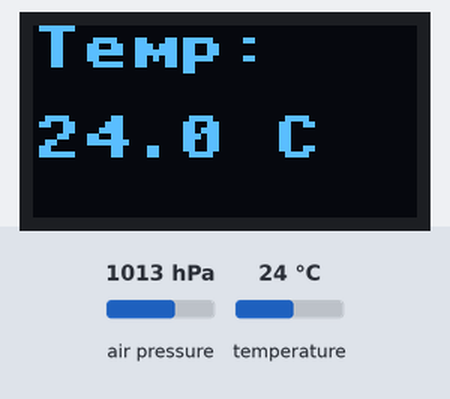
A program run on a simulated Raspberry Pi Pico running MicroPython. On the bench: 64×32 one-colour display. Inputs (shaded band) come from the test bench; at power-on: temperature 24 °C, air pressure 1013 hPa. Library files of the repository ran but are not shown: bmp180.py, ssd1306.py; what the program prints to the serial console is not drawn.

Above: at 2.6 s.
2.7 s: temperature set to 12 °C
At 6.5 s:
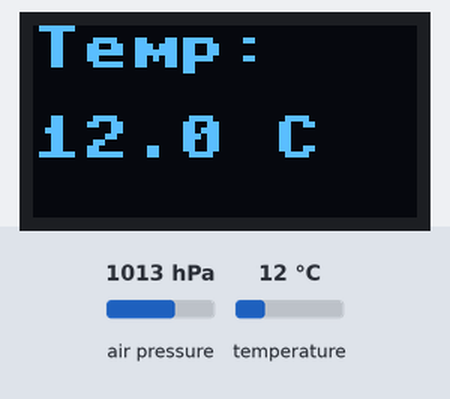
7.5 s: temperature set to 19 °C
At 10.9 s:
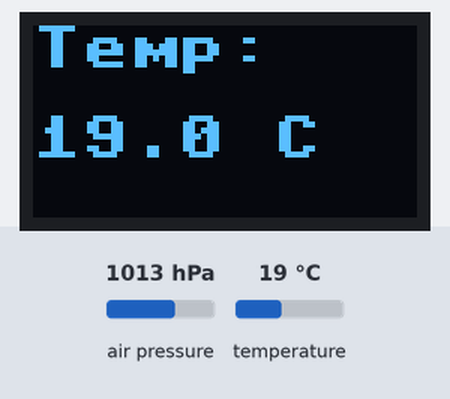
11.5 s: temperature set to 28 °C
At 15.3 s:
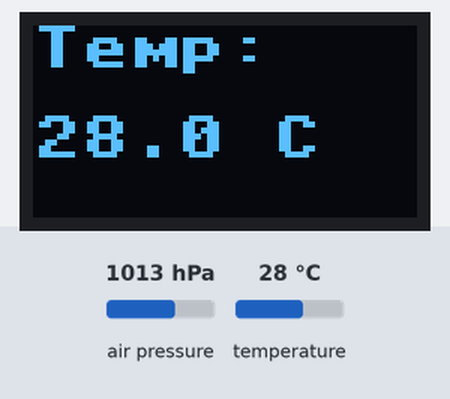
Timing chart, 0 to 16.8 s (numbered marks = the images above; inputs shaded):
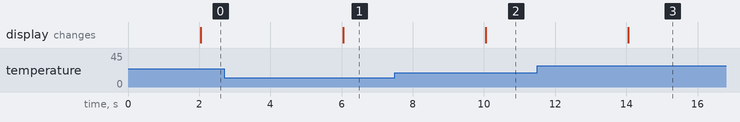

The program:

main.py
```python
from machine import I2C, Pin
from bmp180 import BMP180
from ssd1306 import SSD1306_I2C
import time

# I2C Setup
i2c = I2C(id=1, scl=Pin(7), sda=Pin(6), freq=100_000)

# Initialize Display (64x32 is common for 0.49")
# If your text looks scrambled, try 128x32
oled = SSD1306_I2C(64, 32, i2c)

# Initialize Sensor
bmp180 = BMP180(i2c)
bmp180.oversample_sett = 0
bmp180.baseline = 101325

initialtime = 0

while True:
    if time.ticks_diff(time.ticks_ms(), initialtime) > 2000:
        initialtime = time.ticks_ms()

        # Get data
        t = bmp180.temperature
        p = bmp180.pressure
        a = bmp180.altitude
        # Clear display
        oled.fill(0)

        # Draw text: oled.text("string", x, y)
        oled.text("Temp:", 0, 0)
        oled.text(f"{t:.1f} C", 0, 15)

        # Send to screen
        oled.show()

        print(f"Temp: {t:.1f}")
        print(f"Pressure: {p:.1f}")
        print(f"Altitude: {a:.1f}")
```

Measured:
- after the input at 2.7 s, the display: changes after 3.4 s (image 1)
- after the input at 7.5 s, the display: changes after 2.6 s (image 2)
- after the input at 11.5 s, the display: changes after 2.6 s (image 3)
